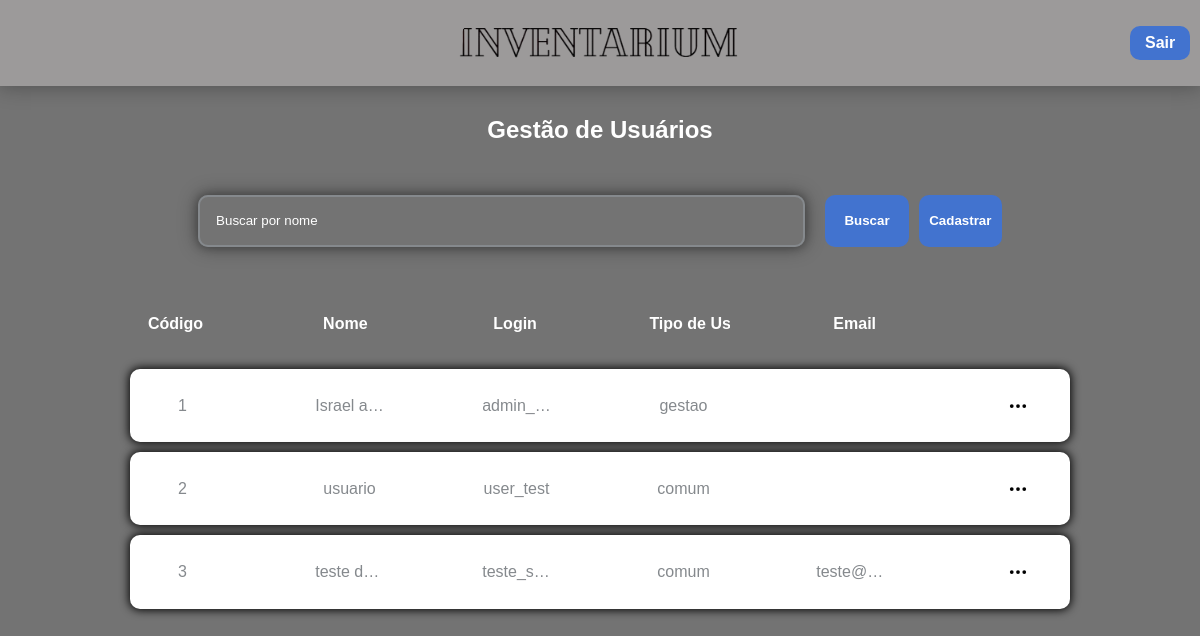
Screenshot of /painelUsuarios.php (signed in) with the database file from the repository.
### tables this page shows
CREATE TABLE `users` (
  `cd_usuario` int NOT NULL AUTO_INCREMENT,
  `nm_usuario` varchar(60) DEFAULT NULL,
  `ds_login` varchar(30) DEFAULT NULL,
  `ds_senha` varchar(255) DEFAULT NULL,
  `ds_google_id` varchar(255) DEFAULT NULL,
  `tp_usuario` enum('gestao','comum') NOT NULL DEFAULT 'comum',
  `ds_email` varchar(255) NOT NULL,
  PRIMARY KEY (`cd_usuario`),
  UNIQUE KEY `ds_login` (`ds_login`),
  UNIQUE KEY `ds_google_id` (`ds_google_id`)
);

### painelUsuarios.php (the view, shortened to what this page needs)
<?php
include('conexao.php');
$query = "SELECT cd_usuario, nm_usuario, ds_login, tp_usuario, ds_email FROM users";
try {
    $stmt = $conn->prepare($query);
    $stmt->execute();
    $users = $stmt->fetchAll(PDO::FETCH_ASSOC);
} catch (PDOException $e) {
    die("Erro ao busca dados: " . $e->getMessage());
}
?>
<!DOCTYPE html>
<html lang="pt-br">
<head>
    <link rel="stylesheet" href="css/style.css">
</head>
<body id="painelUser">
    <header>
        <img src="img/logoInvent.png" alt="">
        <a href="logout.php" class="botao" id="btn-logout">Sair</a>
    </header>
    <main>
        <div id="lista-user">
            <h2>Gestão de Usuários</h2>
            <div id="div-filtro-user">
                <input type="text" id="filtro-nome-user" placeholder="Buscar por nome">
                <div id="div-btn-filtro-user">
                    <button type="button" id="btn-buscar-user" class="botao">
                        <span class="texto-botao">Buscar</span>
                    </button>
                    <button type="button" id="btn-cadastrar-user" class="botao">
                        <span class="texto-botao">Cadastrar</span>
                    </button>
                </div>
            </div>
            <table>
                <tbody id="corpo-tabela-user">
                    <tr>
                        <th>
                            <div class="item-user">
                                <p>Código</p>
                            </div>
                            <div class="item-user">
                                <p>Nome</p>
                            </div>
                            <div class="item-user">
                                <p>Login</p>
                            </div>
                            <div class="item-user">
                                <p>Tipo de Usuário</p>
                            </div>
                            <div class="item-user">
                                <p>Email</p>
                            </div>
                            <div class="item-user">
                            </div>
                        </th>
                    </tr>
                    <?php foreach ($users as $user): ?>
                        <tr>
                            <td id="td-user">
                                <div class="item">
                                    <span title="<?= $user['cd_usuario'] ?>"><?= $user['cd_usuario'] ?></span>
                                </div>
                                <div class="item">
                                    <span title="<?= $user['nm_usuario'] ?>"><?= $user['nm_usuario'] ?></span>
                                </div>
                                <div class="item">
                                    <span title="<?= $user['ds_login'] ?>"><?= $user['ds_login'] ?></span>
                                </div>
                                <div class="item">
                                    <span title="<?= $user['tp_usuario'] ?>"><?= $user['tp_usuario'] ?></span>
                                </div>
                                <div class="item">
                                    <span title="<?= $user['ds_email'] ?>"><?= $user['ds_email'] ?></span>
                                </div>
                                <div class="item-user">
                                    <button type="button" class="btn-icon btn-menu-item"
                                        data-codigo="<?= htmlspecialchars($item['cd_usuario']) ?>"
                                        data-nome="<?= htmlspecialchars($item['nm_usuario']) ?>"
                                        data-login="<?= htmlspecialchars($item['ds_login']) ?>"
                                        data-tipo="<?= htmlspecialchars($item['tp_ususario']) ?>"
                                        data-email="<?= htmlspecialchars($item['ds_email']) ?>">
                                        <img src="icons/three-dots.svg" alt="Opções">
                                    </button>
                                </div>
                            </td>
                        </tr> <?php endforeach ?>
                </tbody>
            </table>
    </main>
</body>
</html>

### css/style.css (style rules this page uses)
* { box-sizing: border-box; }
html, body { min-height: 100%; margin:0; }
body { display: flex; flex-direction: column; min-height: 100vh; margin:0; padding: 0; font-family:sans-serif; background-image: linear-gradient(rgba(0, 0, 0, 0.55), rgba(0, 0, 0, 0.55)), url("../img/logoAllBlack.png"); background-size: cover; background-position: center; background-repeat: no-repeat; }
#painelUser { background-image: linear-gradient(rgba(0, 0, 0, 0.55), rgba(0, 0, 0, 0.55)), url("../img/logoBlack.png"); }
main { flex:1; }
header { margin:0; margin-bottom: 10px; display: grid; grid-template-columns: 1fr auto 1fr; align-items: center; background-color: rgba(156, 154, 154); box-shadow: 0px 0px 20px 1px rgba(0,0,0,0.3); }
header img { width: 80%; margin:0; grid-column: 2; justify-self: center; }
header a { grid-column: 3; justify-self: end; text-decoration: none; text-align: center; }
#btn-logout { width: 15%; padding: 2%; }
h2 { color:#fff; }
table { width: 80%; text-align: center; justify-content: center; display: flex; }
tbody { width: 100%; display: flex; flex-direction: column; align-items: center; gap:10px; padding: 1%; }
tr { display: flex; flex-direction: column; width: 100%; }
td { display: flex; gap: 80px; justify-content: center; align-items: center; background-color: #fff; border-radius: 10px; box-shadow: 0px 0px 10px 1px #000; color:#85898d; }
th { display: flex; gap: 80px; justify-content: center; align-items: center; color:#fff; }
.item { width: 80%; padding: 1%; justify-content: center; white-space: nowrap; overflow: hidden; text-overflow: ellipsis; }
.btn-icon { border: none; background: transparent; cursor: pointer; padding: 8px; }
.btn-icon img { width: 20px; height: 20px; display: block; }
#lista-user { display: flex; flex-direction: column; align-items: center; justify-content: center; }
.item-user { width: 80%; padding: 1%; justify-content: center; white-space: nowrap; overflow: hidden; text-overflow: ellipsis; }
.item-user { position: relative; }
#td-user { padding: 1%; }
#div-filtro-user { display: flex; gap:10px; width:69%; margin: 20px; padding: 1%; border-radius:20px; }
#filtro-nome-user { width:85%; padding: 2%; box-shadow: 0px 0px 20px 1px rgba(0,0,0,0.3), 0px 0px 10px 1px rgba(0,0,0,0.3); background-color: transparent; color: #fff; }
#filtro-nome-user::placeholder { color: #fff; }
#div-btn-filtro-user { margin:0; margin-right: 0%; width:25%; display: flex; gap: 10px; justify-content: center; }
#div-btn-filtro-user .botao { width:50%; padding: 2%; margin:0; border-radius: 10px; }
#filtro-nome-user { padding-right: 35px; }
.botao { width:50%; padding: 3%; margin:0; border-radius: 10px; }
.texto-botao { display: inline; }
input { border: 2px solid #85898d; padding: 3%; width: 70%; border-radius:10px; }
.botao { background-color: #4273cf; border: none; transition: background-color 0.5s; font-weight: bold; color: #fff; margin: 10px; }

### rows the page displays
users: cd_usuario "1", nm_usuario "Israel a…", ds_login "admin_…", tp_usuario "gestao"
users: cd_usuario "2", nm_usuario "usuario", ds_login "user_test", tp_usuario "comum"
users: cd_usuario "3", nm_usuario "teste d…", ds_login "teste_s…", tp_usuario "comum", ds_email "teste@…"
